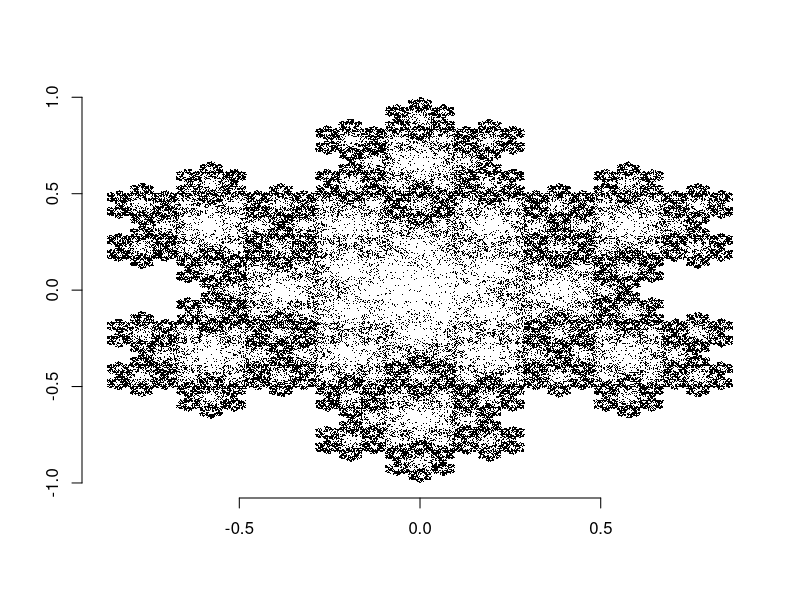

This figure's R source:
# Koche Snowflake - Random Iteration Method
# 
#-----------------------------------------
#-----------------------------------------
# IFS:
# f_i(x) = \lambda_i R_i*x + v_i, i = 1, ..., 7
# 
# Setup 
#-----------------------------------------
N <- 100000  # Number of iterations

# scale
lambda <- list(1/sqrt(3), 1/3, 1/3, 1/3, 1/3, 1/3, 1/3)

# rotation angles
theta <- list(pi/6, 0, 0, 0, 0, 0, 0)  

# rotation matrices 
R <- list()
for(i in 1:length(theta)){
  R[[i]] <- matrix(data=c(cos(theta[[i]]), -sin(theta[[i]]), sin(theta[[i]]), cos(theta[[i]])), nrow = 2, ncol = 2, byrow = TRUE)
}

# shifts 
V <- list(c(0, 0), c(1/sqrt(3), 1/3), c(0, 2/3), c(-1/sqrt(3), 1/3), c(-1/sqrt(3), -1/3), c(0, -2/3), c(1/sqrt(3), -1/3)) 

# the ifs, FF(i, x) = f_i(x)
FF <- function(i, input_vector){
  output_vector <- c(unlist(lambda[[i]])*unlist(R[[i]])%*%input_vector + unlist(V[[i]]))
  return(output_vector)}

# Decisions for which function to use in each iteration 
# P(v_i) = 1/7 for 1 = 1, ..., 7
D <- sample(c(1,2,3,4,5,6,7),N,replace = TRUE)

X <- list() # A list to holMd the points of the gasket

# Starting point
x_0 <- 0
y_0 <- 0
X[[1]] <- c(x_0,y_0)

# Apply the functions, in the order of D, to (x_0, y_0)
for(n in 2:N){
  X[[n]] <- FF(unlist(D[[n-1]]), unlist(X[[n-1]]))
}

# Prepare for plotting
M<- c(x_0,y_0)
for(i in 2:N){
  M <- rbind(M,X[[i]])  
}

# Plot the points
plot(x=M[,1],y=M[,2],
     xlab ="",ylab="",pch='.',frame.plot=FALSE)
